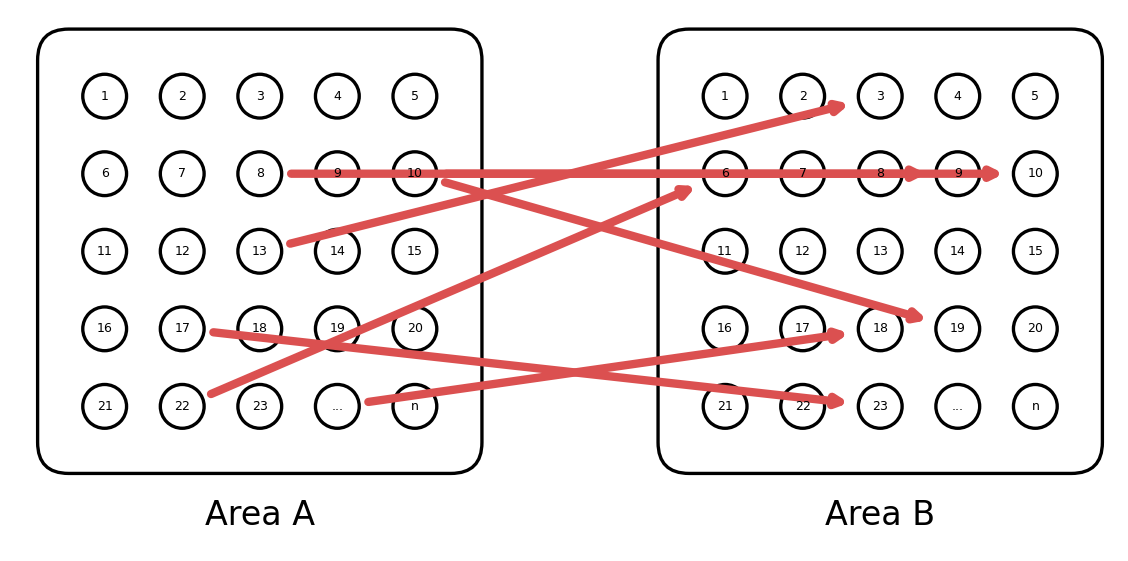

Reproduce this figure in Python.
import math
import random

import matplotlib.pyplot as plt
from matplotlib.patches import Circle, FancyArrowPatch, FancyBboxPatch

# -----------------------
# Parameters
# -----------------------
GRID_ROWS = 5
GRID_COLS = 5

# Visual sizing to match nodes_three_panels styling
CIRCLE_DIAMETER_PX = 95  # circles drawn with 25 px diameter
LABEL_FONT_SIZE = 3
ARROW_COLOR = "#DB5050"
ARROW_LINEWIDTH = 2
ARROW_HEAD_SCALE = 5
GLOBAL_MARGIN_FACTOR = 3  # how many radii to pad axes by

SPACING = 1

P = 0.01        # probability of arrow from any A-node to any B-node
SEED = 3        # set to None for non-deterministic arrows

AREA_OFFSET = 8.0   # horizontal distance between Area A and Area B

AREA_A_NAME = "Area A"
AREA_B_NAME = "Area B"

if SEED is not None:
    random.seed(SEED)

# -----------------------
# Base positions for a 5x5 grid
# -----------------------
base_positions = {}
for idx in range(GRID_ROWS * GRID_COLS):
    row = idx // GRID_COLS
    col = idx % GRID_COLS
    x = col * SPACING
    y = -row * SPACING
    base_positions[idx] = (x, y)

# -----------------------
# Shifted positions for each area
# -----------------------
positions_A = {}
positions_B = {}

# We'll centre Area A around x=0 by subtracting half the width,
# and then put Area B AREA_OFFSET units to the right of Area A.
# But easiest: take base as Area A, then Area B = base + AREA_OFFSET.
for idx, (bx, by) in base_positions.items():
    positions_A[idx] = (bx, by)
    positions_B[idx] = (bx + AREA_OFFSET, by)

# Collect all coordinates to set nice global limits later
all_xs = []
all_ys = []

# -----------------------
# Helper: draw one area (circles, labels, border, name)
# -----------------------
def draw_area(positions, area_name):
    # Draw circles and labels
    for idx, (x, y) in positions.items():
        circle = Circle(
            (x, y),
            RADIUS,
            fill=False,
            linewidth=0.8,
            edgecolor="black",
        )
        ax.add_patch(circle)

        if idx < 23:
            label = str(idx + 1)
        elif idx == 23:
            label = "..."
        else:
            label = "n"

        ax.text(x, y, label, ha="center", va="center", fontsize=LABEL_FONT_SIZE)
        all_xs.append(x)
        all_ys.append(y)

    # Compute bounds for border
    xs = [x for (x, y) in positions.values()]
    ys = [y for (x, y) in positions.values()]

    margin = RADIUS * 2
    xmin, xmax = min(xs) - margin, max(xs) + margin
    ymin, ymax = min(ys) - margin, max(ys) + margin
    width, height = xmax - xmin, ymax - ymin

    # Rounded border
    border = FancyBboxPatch(
        (xmin, ymin),
        width,
        height,
        boxstyle="round,pad=0.3,rounding_size=0.4",
        linewidth=0.8,
        edgecolor="black",
        facecolor="none",
    )
    ax.add_patch(border)

    # Area label under the area
    label_y = ymin - RADIUS * 3  # a bit below the border
    label_x = 0.5 * (xmin + xmax)
    ax.text(
        label_x,
        label_y,
        area_name,
        ha="center",
        va="center",
        fontsize=8,
    )
    all_xs.append(label_x)
    all_ys.append(label_y)

    return xmin, xmax, ymin, ymax


# -----------------------
# Create figure and axes
# -----------------------
fig_width = 8
fig, ax = plt.subplots(figsize=(fig_width, 7), dpi=300)
# Fix axes position so we can size elements predictably
ax.set_position([0.02, 0.1, 0.96, 0.8])

# Compute desired radius in data units so circles render at CIRCLE_DIAMETER_PX.
axes_bbox = ax.get_position()
fig_width_px = fig.get_size_inches()[0] * fig.dpi
axis_width_px = fig_width_px * axes_bbox.width

all_positions_x = []
for pos in positions_A.values():
    all_positions_x.append(pos[0])
for pos in positions_B.values():
    all_positions_x.append(pos[0])

base_range_x = max(all_positions_x) - min(all_positions_x)

desired_diameter_px = CIRCLE_DIAMETER_PX
RADIUS = (desired_diameter_px * base_range_x) / (
    2 * axis_width_px - 6 * desired_diameter_px
)

# Draw both areas
bounds_A = draw_area(positions_A, AREA_A_NAME)
bounds_B = draw_area(positions_B, AREA_B_NAME)

# -----------------------
# Draw arrows from Area A to Area B
# -----------------------
for i in range(GRID_ROWS * GRID_COLS):      # nodes in Area A (0..24)
    sx, sy = positions_A[i]
    for j in range(GRID_ROWS * GRID_COLS):  # nodes in Area B (0..24)
        tx, ty = positions_B[j]

        if random.random() < P:
            dx = tx - sx
            dy = ty - sy
            dist = math.hypot(dx, dy)
            if dist == 0:
                continue

            offset = RADIUS * 1.05
            start_x = sx + dx * offset / dist
            start_y = sy + dy * offset / dist
            end_x = tx - dx * offset / dist
            end_y = ty - dy * offset / dist

            arrow = FancyArrowPatch(
                (start_x, start_y),
                (end_x, end_y),
                arrowstyle="->",
                linewidth=ARROW_LINEWIDTH,
                mutation_scale=ARROW_HEAD_SCALE,
                color=ARROW_COLOR,
            )
            ax.add_patch(arrow)

# -----------------------
# Global aesthetics
# -----------------------
xmin_global = min(all_xs) - RADIUS * GLOBAL_MARGIN_FACTOR
xmax_global = max(all_xs) + RADIUS * GLOBAL_MARGIN_FACTOR
ymin_global = min(all_ys) - RADIUS * GLOBAL_MARGIN_FACTOR
ymax_global = max(all_ys) + RADIUS * GLOBAL_MARGIN_FACTOR

ax.set_aspect("equal", adjustable="datalim")
ax.set_xlim(xmin_global, xmax_global)
ax.set_ylim(ymin_global, ymax_global)
ax.axis("off")

# plt.savefig("bipartite_two_areas.pdf")
# plt.savefig("bipartite_two_areas.svg")
plt.savefig("bipartite_two_areas.png", dpi=300)

plt.show()
